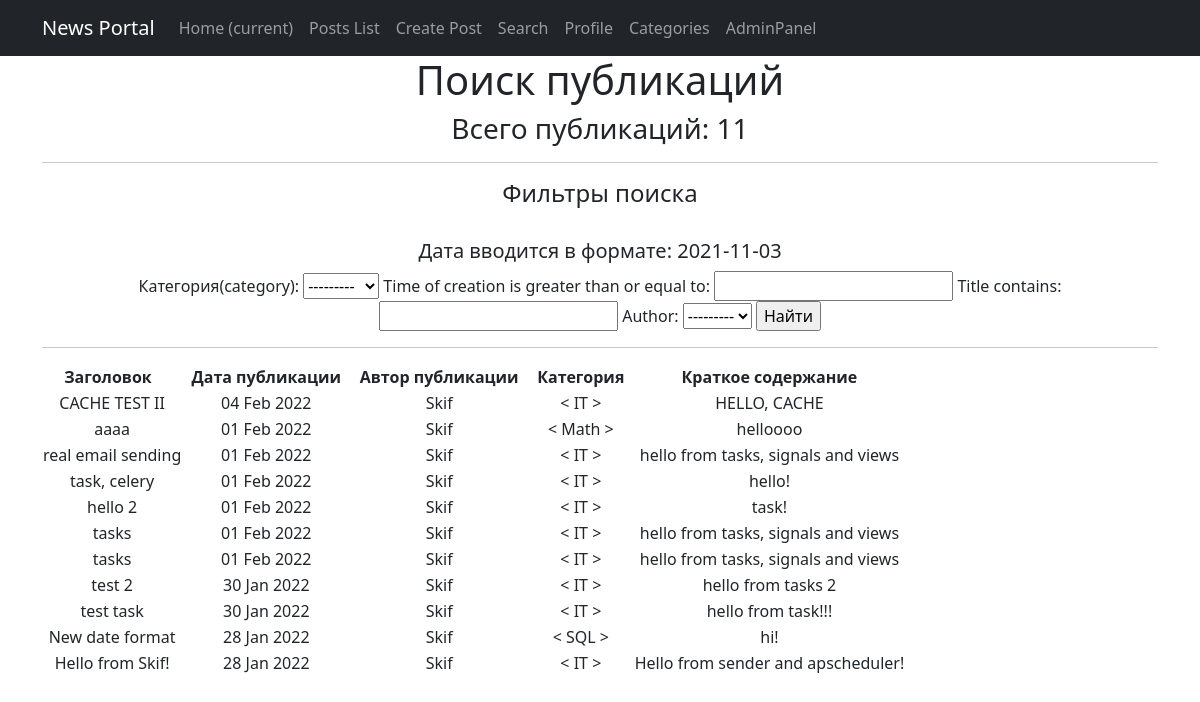
/posts/search/, run on the app's committed database.
### news/models.py (models this page shows, shortened)
class Post(models.Model):
    article = 'AR'
    news = 'NW'
    kind = [
        (article, 'Статья'),
        (news, 'Новость')
    ]
    author = models.ForeignKey(Author, on_delete=models.CASCADE)
    view = models.CharField(max_length=2, choices=kind, default=article)
    time_of_creation = models.DateTimeField(auto_now_add=True)
    post_category = models.ForeignKey(Category, on_delete=models.CASCADE, verbose_name='Категория(category)')
    title = models.CharField(max_length=128)
    text = models.TextField()
    post_rating = models.IntegerField(default=0)
    class Meta:
        verbose_name = 'Публикация'
        verbose_name_plural = 'Публикации'

class Author(models.Model):
    author_user = models.OneToOneField(User, on_delete=models.CASCADE)
    author_rating = models.IntegerField(default=0)
    class Meta:
        verbose_name = 'Автор'
        verbose_name_plural = 'Авторы'
    def __str__(self):
        return f'{self.author_user}'

class Category(models.Model):
    name = models.CharField(max_length=64, unique=True)
    subscribers = models.ManyToManyField(User, through='CategorySubscribers')
    class Meta:
        verbose_name = 'Категория'
        verbose_name_plural = 'Категории'
    def __str__(self):
        return f'{self.name}'

### news/views.py (the view)
# urls.py: path('search/', PostsSearch.as_view(), name='search'),
class PostsSearch(ListView):
    model = Post
    template_name = 'news/search.html'
    context_object_name = 'posts_search'
    ordering = ['-time_of_creation']
    def get_context_data(self, **kwargs):
        context = super().get_context_data(**kwargs)
        context['filter'] = PostFilter(self.request.GET, queryset=self.get_queryset()) # вписываем наш фильтр в контекст
        return context

### news/templatetags/custom_filters.py (called while the page is built)
@register.filter(name='censor')
def censor(value):
    censor_list = ['мат']
    text = value.split()
    for word in text:
        if word.lower() in censor_list:
            value = value.replace(word, '[CENSORED]')
    return value

### templates/news/search.html (shortened to what this page needs)
{% extends 'default.html' %}
{% load custom_filters %}
{% block content %}
    <h1>Поиск публикаций</h1>
    <h3><p align="center">Всего публикаций: {{ posts_search|length }}</p></h3>
    <hr>
    <h4>Фильтры поиска</h4>
    <br>
    <h5>Дата вводится в формате: 2021-11-03</h5>
    <form method="GET">
        {{ filter.form }}
        <input type="submit" value="Найти">
    </form>
    <hr>
    {% if posts_search %}
       <table>
           <thead>
              <th>
                  <b>Заголовок &nbsp </b>
              </th>
              <th>
                  <b> &nbsp Дата публикации &nbsp </b>
              </th>
              <th>
                  <b> &nbsp Автор публикации &nbsp </b>
              </th>
              <th>
                  <b> &nbsp Категория &nbsp </b>
              </th>
              <th>
                  <b> &nbsp Краткое содержание &nbsp</b>
              </th>
           </thead>
      {% for post in filter.qs %}
          <tr>
              <td>
                  {{ post.title|censor }}
              </td>
              <td>
                  {{ post.time_of_creation|date:'d M Y'}}
              </td>
              <td>
                  {{ post.author }}
              </td>
              <td>
                  < {{ post.post_category }} >
              </td>
              <td>
                  {{ post.text|truncatechars:50|censor }}
              </td>
          </tr>
      {% endfor %}
      </table>
    <br>
    {% else %}
      <h2>Публикаций нет!</h2>
    {% endif %}
{% endblock content %}

### data on the page
Post: title|censor "CACHE TEST II", time_of_creation "04 Feb 2022", author "Skif", post_category "IT", text|censor "HELLO, CACHE"
Post: title|censor "aaaa", time_of_creation "01 Feb 2022", author "Skif", post_category "Math", text|censor "helloooo"
Post: title|censor "real email sending", time_of_creation "01 Feb 2022", author "Skif", post_category "IT", text|censor "hello from tasks, signals and views"
Post: title|censor "task, celery", time_of_creation "01 Feb 2022", author "Skif", post_category "IT", text|censor "hello!"
Post: title|censor "hello 2", time_of_creation "01 Feb 2022", author "Skif", post_category "IT", text|censor "task!"
Post: title|censor "tasks", time_of_creation "01 Feb 2022", author "Skif", post_category "IT", text|censor "hello from tasks, signals and views"
Post: title|censor "tasks", time_of_creation "01 Feb 2022", author "Skif", post_category "IT", text|censor "hello from tasks, signals and views"
Post: title|censor "test 2", time_of_creation "30 Jan 2022", author "Skif", post_category "IT", text|censor "hello from tasks 2"
Post: title|censor "test task", time_of_creation "30 Jan 2022", author "Skif", post_category "IT", text|censor "hello from task!!!"
Post: title|censor "New date format", time_of_creation "28 Jan 2022", author "Skif", post_category "SQL", text|censor "hi!"
Post: title|censor "Hello from Skif!", time_of_creation "28 Jan 2022", author "Skif", post_category "IT", text|censor "Hello from sender and apscheduler!"

### other printed values
{{ posts_search|length }} "11"
